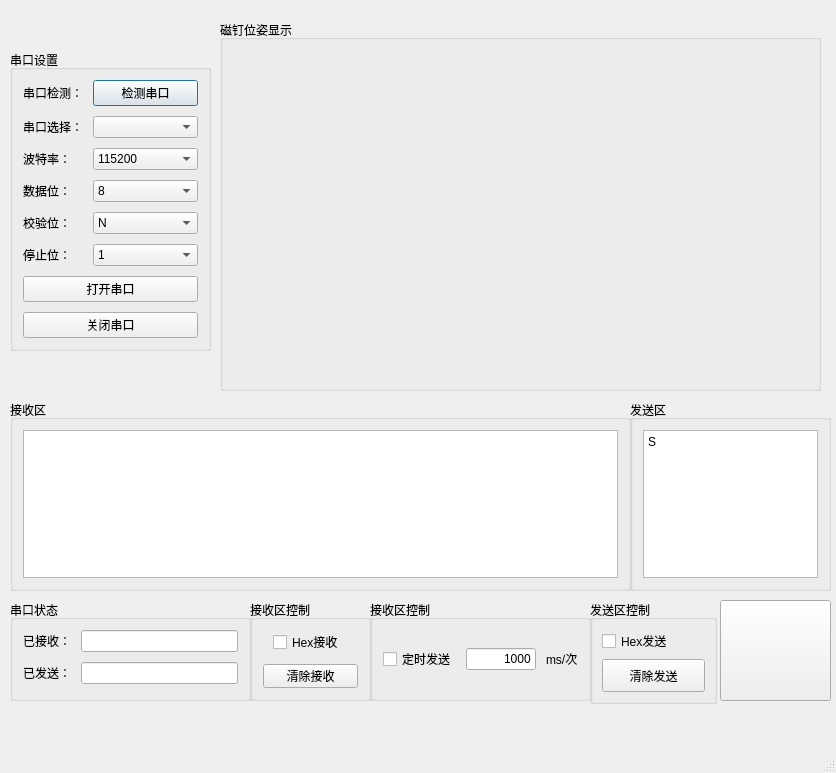
<?xml version="1.0" encoding="UTF-8"?>
<ui version="4.0">
 <class>MainWindow</class>
 <widget class="QMainWindow" name="MainWindow">
  <property name="geometry">
   <rect>
    <x>0</x>
    <y>0</y>
    <width>836</width>
    <height>773</height>
   </rect>
  </property>
  <property name="windowTitle">
   <string>MainWindow</string>
  </property>
  <widget class="QWidget" name="centralwidget">
   <widget class="QGroupBox" name="formGroupBox_4">
    <property name="geometry">
     <rect>
      <x>590</x>
      <y>600</y>
      <width>127</width>
      <height>104</height>
     </rect>
    </property>
    <property name="title">
     <string>发送区控制</string>
    </property>
    <layout class="QGridLayout" name="gridLayout_4">
     <item row="2" column="0">
      <widget class="QPushButton" name="s3__clear_button_2">
       <property name="maximumSize">
        <size>
         <width>16777215</width>
         <height>16777213</height>
        </size>
       </property>
       <property name="text">
        <string>清除发送</string>
       </property>
       <property name="icon">
        <iconset>
         <normaloff>QtApp/images/clear.png</normaloff>QtApp/images/clear.png</iconset>
       </property>
       <property name="iconSize">
        <size>
         <width>30</width>
         <height>30</height>
        </size>
       </property>
      </widget>
     </item>
     <item row="1" column="0">
      <widget class="QCheckBox" name="hex_send_2">
       <property name="text">
        <string>Hex发送</string>
       </property>
      </widget>
     </item>
    </layout>
   </widget>
   <widget class="QGroupBox" name="verticalGroupBox_2">
    <property name="geometry">
     <rect>
      <x>630</x>
      <y>400</y>
      <width>201</width>
      <height>191</height>
     </rect>
    </property>
    <property name="title">
     <string>发送区</string>
    </property>
    <layout class="QGridLayout" name="gridLayout_5">
     <property name="leftMargin">
      <number>10</number>
     </property>
     <property name="topMargin">
      <number>10</number>
     </property>
     <property name="rightMargin">
      <number>10</number>
     </property>
     <property name="bottomMargin">
      <number>10</number>
     </property>
     <item row="1" column="0">
      <widget class="QTextEdit" name="s3__send_text_2">
       <property name="html">
        <string>&lt;!DOCTYPE HTML PUBLIC &quot;-//W3C//DTD HTML 4.0//EN&quot; &quot;http://www.w3.org/TR/REC-html40/strict.dtd&quot;&gt;
&lt;html&gt;&lt;head&gt;&lt;meta name=&quot;qrichtext&quot; content=&quot;1&quot; /&gt;&lt;style type=&quot;text/css&quot;&gt;
p, li { white-space: pre-wrap; }
&lt;/style&gt;&lt;/head&gt;&lt;body style=&quot; font-family:'SimSun'; font-size:9pt; font-weight:400; font-style:normal;&quot;&gt;
&lt;p style=&quot; margin-top:0px; margin-bottom:0px; margin-left:0px; margin-right:0px; -qt-block-indent:0; text-indent:0px;&quot;&gt;S&lt;/p&gt;&lt;/body&gt;&lt;/html&gt;</string>
       </property>
      </widget>
     </item>
    </layout>
   </widget>
   <widget class="QGroupBox" name="groupBox">
    <property name="geometry">
     <rect>
      <x>220</x>
      <y>20</y>
      <width>601</width>
      <height>371</height>
     </rect>
    </property>
    <property name="title">
     <string>磁钉位姿显示</string>
    </property>
    <widget class="QWidget" name="centralWidget_2" native="true">
     <property name="geometry">
      <rect>
       <x>0</x>
       <y>20</y>
       <width>601</width>
       <height>351</height>
      </rect>
     </property>
    </widget>
   </widget>
   <widget class="QGroupBox" name="verticalGroupBox">
    <property name="geometry">
     <rect>
      <x>10</x>
      <y>400</y>
      <width>621</width>
      <height>191</height>
     </rect>
    </property>
    <property name="title">
     <string>接收区</string>
    </property>
    <layout class="QVBoxLayout" name="verticalLayout_2">
     <property name="leftMargin">
      <number>10</number>
     </property>
     <property name="topMargin">
      <number>10</number>
     </property>
     <property name="rightMargin">
      <number>10</number>
     </property>
     <property name="bottomMargin">
      <number>10</number>
     </property>
     <item>
      <widget class="QTextBrowser" name="s2__receive_text_2"/>
     </item>
    </layout>
   </widget>
   <widget class="QGroupBox" name="formGroupBox">
    <property name="geometry">
     <rect>
      <x>10</x>
      <y>600</y>
      <width>241</width>
      <height>101</height>
     </rect>
    </property>
    <property name="title">
     <string>串口状态</string>
    </property>
    <layout class="QFormLayout" name="formLayout_4">
     <property name="horizontalSpacing">
      <number>10</number>
     </property>
     <property name="verticalSpacing">
      <number>10</number>
     </property>
     <property name="leftMargin">
      <number>10</number>
     </property>
     <property name="topMargin">
      <number>10</number>
     </property>
     <property name="rightMargin">
      <number>10</number>
     </property>
     <property name="bottomMargin">
      <number>10</number>
     </property>
     <item row="0" column="0">
      <widget class="QLabel" name="label_3">
       <property name="text">
        <string>已接收：</string>
       </property>
      </widget>
     </item>
     <item row="1" column="0">
      <widget class="QLabel" name="label_4">
       <property name="text">
        <string>已发送：</string>
       </property>
      </widget>
     </item>
     <item row="0" column="1">
      <widget class="QLineEdit" name="lineEdit_4"/>
     </item>
     <item row="1" column="1">
      <widget class="QLineEdit" name="lineEdit_5"/>
     </item>
    </layout>
   </widget>
   <widget class="QLabel" name="state_label">
    <property name="geometry">
     <rect>
      <x>510</x>
      <y>700</y>
      <width>321</width>
      <height>21</height>
     </rect>
    </property>
    <property name="text">
     <string/>
    </property>
    <property name="textFormat">
     <enum>Qt::AutoText</enum>
    </property>
    <property name="scaledContents">
     <bool>true</bool>
    </property>
    <property name="alignment">
     <set>Qt::AlignRight|Qt::AlignTrailing|Qt::AlignVCenter</set>
    </property>
   </widget>
   <widget class="QGroupBox" name="formGroupBox_2">
    <property name="geometry">
     <rect>
      <x>250</x>
      <y>600</y>
      <width>121</width>
      <height>101</height>
     </rect>
    </property>
    <property name="title">
     <string>接收区控制</string>
    </property>
    <layout class="QFormLayout" name="formLayout_5">
     <property name="horizontalSpacing">
      <number>10</number>
     </property>
     <property name="verticalSpacing">
      <number>10</number>
     </property>
     <property name="leftMargin">
      <number>10</number>
     </property>
     <property name="topMargin">
      <number>10</number>
     </property>
     <property name="rightMargin">
      <number>10</number>
     </property>
     <property name="bottomMargin">
      <number>10</number>
     </property>
     <item row="0" column="1">
      <widget class="QCheckBox" name="hex_receive_2">
       <property name="text">
        <string>Hex接收</string>
       </property>
      </widget>
     </item>
     <item row="1" column="0" colspan="2">
      <widget class="QPushButton" name="s2__clear_button_2">
       <property name="text">
        <string>清除接收</string>
       </property>
       <property name="icon">
        <iconset>
         <normaloff>QtApp/images/clean_receive.png</normaloff>QtApp/images/clean_receive.png</iconset>
       </property>
       <property name="iconSize">
        <size>
         <width>25</width>
         <height>25</height>
        </size>
       </property>
      </widget>
     </item>
    </layout>
   </widget>
   <widget class="QGroupBox" name="formGroupBox_3">
    <property name="geometry">
     <rect>
      <x>10</x>
      <y>50</y>
      <width>201</width>
      <height>301</height>
     </rect>
    </property>
    <property name="title">
     <string>串口设置</string>
    </property>
    <layout class="QFormLayout" name="formLayout_6">
     <property name="horizontalSpacing">
      <number>10</number>
     </property>
     <property name="verticalSpacing">
      <number>10</number>
     </property>
     <property name="leftMargin">
      <number>10</number>
     </property>
     <property name="topMargin">
      <number>10</number>
     </property>
     <property name="rightMargin">
      <number>10</number>
     </property>
     <property name="bottomMargin">
      <number>10</number>
     </property>
     <item row="0" column="0">
      <widget class="QLabel" name="s1__lb_7">
       <property name="text">
        <string>串口检测：</string>
       </property>
      </widget>
     </item>
     <item row="0" column="1">
      <widget class="QPushButton" name="s1__box_7">
       <property name="text">
        <string>检测串口</string>
       </property>
       <property name="autoRepeatInterval">
        <number>100</number>
       </property>
       <property name="default">
        <bool>true</bool>
       </property>
      </widget>
     </item>
     <item row="1" column="0">
      <widget class="QLabel" name="s1__lb_8">
       <property name="text">
        <string>串口选择：</string>
       </property>
      </widget>
     </item>
     <item row="1" column="1">
      <widget class="QComboBox" name="s1__box_8"/>
     </item>
     <item row="2" column="0">
      <widget class="QLabel" name="s1__lb_9">
       <property name="text">
        <string>波特率：</string>
       </property>
      </widget>
     </item>
     <item row="2" column="1">
      <widget class="QComboBox" name="s1__box_9">
       <item>
        <property name="text">
         <string>115200</string>
        </property>
       </item>
       <item>
        <property name="text">
         <string>2400</string>
        </property>
       </item>
       <item>
        <property name="text">
         <string>4800</string>
        </property>
       </item>
       <item>
        <property name="text">
         <string>9600</string>
        </property>
       </item>
       <item>
        <property name="text">
         <string>14400</string>
        </property>
       </item>
       <item>
        <property name="text">
         <string>19200</string>
        </property>
       </item>
       <item>
        <property name="text">
         <string>38400</string>
        </property>
       </item>
       <item>
        <property name="text">
         <string>57600</string>
        </property>
       </item>
       <item>
        <property name="text">
         <string>76800</string>
        </property>
       </item>
       <item>
        <property name="text">
         <string>12800</string>
        </property>
       </item>
       <item>
        <property name="text">
         <string>230400</string>
        </property>
       </item>
       <item>
        <property name="text">
         <string>460800</string>
        </property>
       </item>
      </widget>
     </item>
     <item row="3" column="0">
      <widget class="QLabel" name="s1__lb_10">
       <property name="text">
        <string>数据位：</string>
       </property>
      </widget>
     </item>
     <item row="3" column="1">
      <widget class="QComboBox" name="s1__box_10">
       <item>
        <property name="text">
         <string>8</string>
        </property>
       </item>
       <item>
        <property name="text">
         <string>7</string>
        </property>
       </item>
       <item>
        <property name="text">
         <string>6</string>
        </property>
       </item>
       <item>
        <property name="text">
         <string>5</string>
        </property>
       </item>
      </widget>
     </item>
     <item row="4" column="0">
      <widget class="QLabel" name="s1__lb_11">
       <property name="text">
        <string>校验位：</string>
       </property>
      </widget>
     </item>
     <item row="4" column="1">
      <widget class="QComboBox" name="s1__box_11">
       <item>
        <property name="text">
         <string>N</string>
        </property>
       </item>
      </widget>
     </item>
     <item row="5" column="0">
      <widget class="QLabel" name="s1__lb_12">
       <property name="text">
        <string>停止位：</string>
       </property>
      </widget>
     </item>
     <item row="5" column="1">
      <widget class="QComboBox" name="s1__box_12">
       <item>
        <property name="text">
         <string>1</string>
        </property>
       </item>
      </widget>
     </item>
     <item row="6" column="0" colspan="2">
      <widget class="QPushButton" name="open_button_2">
       <property name="text">
        <string>打开串口</string>
       </property>
       <property name="icon">
        <iconset>
         <normaloff>QtApp/images/start.png</normaloff>QtApp/images/start.png</iconset>
       </property>
      </widget>
     </item>
     <item row="7" column="0" colspan="2">
      <widget class="QPushButton" name="close_button_2">
       <property name="text">
        <string>关闭串口</string>
       </property>
       <property name="icon">
        <iconset>
         <normaloff>QtApp/images/stop.png</normaloff>QtApp/images/stop.png</iconset>
       </property>
      </widget>
     </item>
    </layout>
   </widget>
   <widget class="QGroupBox" name="formGroupBox_5">
    <property name="geometry">
     <rect>
      <x>370</x>
      <y>600</y>
      <width>221</width>
      <height>101</height>
     </rect>
    </property>
    <property name="title">
     <string>接收区控制</string>
    </property>
    <layout class="QGridLayout" name="gridLayout_6">
     <property name="leftMargin">
      <number>10</number>
     </property>
     <property name="topMargin">
      <number>10</number>
     </property>
     <property name="rightMargin">
      <number>10</number>
     </property>
     <property name="bottomMargin">
      <number>10</number>
     </property>
     <property name="spacing">
      <number>10</number>
     </property>
     <item row="0" column="0">
      <widget class="QCheckBox" name="timer_send_cb_2">
       <property name="text">
        <string>定时发送</string>
       </property>
      </widget>
     </item>
     <item row="0" column="2">
      <widget class="QLineEdit" name="lineEdit_6">
       <property name="text">
        <string>1000</string>
       </property>
       <property name="alignment">
        <set>Qt::AlignRight|Qt::AlignTrailing|Qt::AlignVCenter</set>
       </property>
      </widget>
     </item>
     <item row="0" column="3">
      <widget class="QLabel" name="dw_2">
       <property name="text">
        <string>ms/次</string>
       </property>
      </widget>
     </item>
    </layout>
   </widget>
   <widget class="QPushButton" name="s3__send_button">
    <property name="geometry">
     <rect>
      <x>720</x>
      <y>600</y>
      <width>111</width>
      <height>101</height>
     </rect>
    </property>
    <property name="text">
     <string/>
    </property>
    <property name="icon">
     <iconset>
      <normaloff>QtApp/images/send.png</normaloff>QtApp/images/send.png</iconset>
    </property>
    <property name="iconSize">
     <size>
      <width>55</width>
      <height>55</height>
     </size>
    </property>
   </widget>
  </widget>
  <widget class="QMenuBar" name="menubar">
   <property name="geometry">
    <rect>
     <x>0</x>
     <y>0</y>
     <width>836</width>
     <height>26</height>
    </rect>
   </property>
  </widget>
  <widget class="QStatusBar" name="statusbar"/>
 </widget>
 <resources/>
 <connections/>
</ui>
